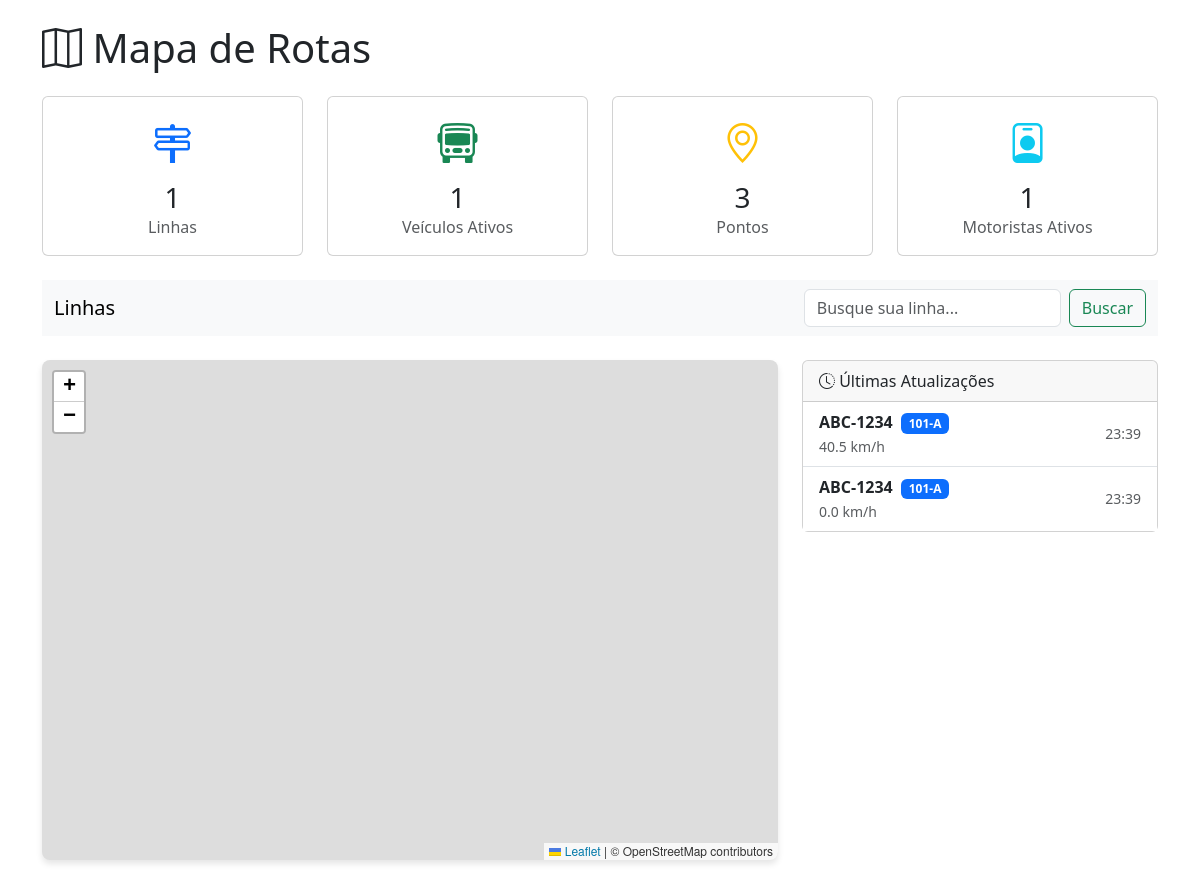
/src/page_inicial.php, run on the app's committed database.
### tables this page shows
CREATE TABLE tblocalizacao_tempo_real (
    id_localizacao INT PRIMARY KEY AUTO_INCREMENT,
    id_veiculo INT NOT NULL,
    latitude DECIMAL(10,6) NOT NULL,
    longitude DECIMAL(10,6) NOT NULL,
    velocidade FLOAT,
    timestamp_atualizacao DATETIME NOT NULL,

     
    FOREIGN KEY (id_veiculo) REFERENCES tbveiculos(id_veiculo)
);

CREATE TABLE tbveiculos(
    id_veiculo INT PRIMARY KEY AUTO_INCREMENT,
    placa VARCHAR(10) UNIQUE NOT NULL,
    id_linha INT,
    capacidade INT,

     
    FOREIGN KEY (id_linha) REFERENCES tblinhas(id_linha)
);

CREATE TABLE tblinhas (
    id_linha INT PRIMARY KEY AUTO_INCREMENT,
    codigo VARCHAR(20) UNIQUE NOT NULL,
    nome VARCHAR(100) NOT NULL,
    operadora VARCHAR(100)
);

### src/page_inicial.php (the view, shortened to what this page needs)
<?php
include '../connections/db_connect.php';
function queryValue($conn, $sql) {
    return $conn->query($sql)->fetch_assoc()['t'] ?? 0;
}
$stats = [
    'linhas'            => queryValue($conn, "SELECT COUNT(*) AS t FROM tblinhas"),
    'veiculos_ativos'   => queryValue($conn, "SELECT COUNT(*) AS t FROM tbveiculos"),
    'pontos'            => queryValue($conn, "SELECT COUNT(*) AS t FROM tbpontos"),
    'motoristas_ativos' => queryValue($conn, "SELECT COUNT(*) AS t FROM tbmotoristas"),
];
$sqlLocal = "SELECT l.*, v.placa, lin.codigo AS linha_codigo
             FROM tblocalizacao_tempo_real l
             JOIN tbveiculos v ON l.id_veiculo = v.id_veiculo
             LEFT JOIN tblinhas lin ON v.id_linha = lin.id_linha
             ORDER BY l.timestamp_atualizacao DESC
             LIMIT 5
";
$localizacoes = $conn->query($sqlLocal)->fetch_all(MYSQLI_ASSOC);
?>
<!DOCTYPE html>
<html lang="pt-br">
<head>
    <link rel="stylesheet" href="../css/meu_estilo.css">
    <link rel="stylesheet" href="../css/fonts.css">
    <link rel="stylesheet" href="../css/bootstrap.css">
    <link rel="stylesheet" href="../css/bootstrap-icons.css">
    <link rel="stylesheet" href="https://unpkg.com/leaflet@1.9.4/dist/leaflet.css" />
    <link rel="stylesheet" href="https://unpkg.com/leaflet-routing-machine@latest/dist/leaflet-routing-machine.css" />
</head>
<body>
    <main class="container py-4">
        <h1 class="mb-4"><i class="bi bi-map"></i> Mapa de Rotas</h1>
        <div class="row g-4 mb-4">
            <div class="col-sm-6 col-xl-3">
                <div class="card text-center">
                    <div class="card-body">
                        <i class="bi bi-signpost-2 fs-1 text-primary"></i>
                        <h3 class="mt-2 mb-0"><?php echo $stats['linhas']; ?></h3>
                        <p class="text-muted mb-0">Linhas</p>
                    </div>
                </div>
            </div>
            <div class="col-sm-6 col-xl-3">
                <div class="card text-center">
                    <div class="card-body">
                        <i class="bi bi-bus-front fs-1 text-success"></i>
                        <h3 class="mt-2 mb-0"><?php echo $stats['veiculos_ativos']; ?></h3>
                        <p class="text-muted mb-0">Veículos Ativos</p>
                    </div>
                </div>
            </div>
            <div class="col-sm-6 col-xl-3">
                <div class="card text-center">
                    <div class="card-body">
                        <i class="bi bi-geo-alt fs-1 text-warning"></i>
                        <h3 class="mt-2 mb-0"><?php echo $stats['pontos']; ?></h3>
                        <p class="text-muted mb-0">Pontos</p>
                    </div>
                </div>
            </div>
            <div class="col-sm-6 col-xl-3">
                <div class="card text-center">
                    <div class="card-body">
                        <i class="bi bi-person-badge fs-1 text-info"></i>
                        <h3 class="mt-2 mb-0"><?php echo $stats['motoristas_ativos']; ?></h3>
                        <p class="text-muted mb-0">Motoristas Ativos</p>
                    </div>
                </div>
            </div>
        </div>
        <nav class="navbar bg-body-tertiary mb-4">
            <div class="container-fluid">
                <a class="navbar-brand">Linhas</a>
                <form class="d-flex" role="search">
                    <input class="form-control me-2" type="search" placeholder="Busque sua linha..." aria-label="Search" />
                    <button class="btn btn-outline-success" type="submit">Buscar</button>
                </form>
            </div>
        </nav>
        <div class="row g-4">
            <div class="col-lg-8">
                <div id="map" style="height: 500px;"></div>
            </div>
            <div class="col-lg-4">
                <div class="card">
                    <div class="card-header">
                        <i class="bi bi-clock-history"></i> Últimas Atualizações
                    </div>
                    <div class="card-body p-0">
                        <ul class="list-group list-group-flush">
                            <?php if (empty($localizacoes)): ?>
                            <li class="list-group-item text-center text-muted py-4">
                                Nenhuma localização registrada.
                            </li>
                            <?php else: ?>
                            <?php foreach ($localizacoes as $loc): ?>
                            <li class="list-group-item">
                                <div class="d-flex justify-content-between align-items-center">
                                    <div>
                                        <strong><?php echo $loc['placa']; ?></strong>
                                        <?php if ($loc['linha_codigo']): ?>
                                        <span class="badge bg-primary ms-1"><?php echo $loc['linha_codigo']; ?></span>
                                        <?php endif; ?>
                                        <br>
                                        <small class="text-muted">
                                            <?php echo number_format($loc['velocidade'], 1); ?> km/h
                                        </small>
                                    </div>
                                    <small class="text-muted">
                                        <?php echo date('H:i', strtotime($loc['timestamp_atualizacao'])); ?>
                                    </small>
                                </div>
                            </li>
                            <?php endforeach; ?>
                            <?php endif; ?>
                        </ul>
                    </div>
                </div>
            </div>
        </div>
    </main>
</body>
</html>

### css/meu_estilo.css (style rules this page uses)
#map { height: 600px; width: 100%; border-radius: 8px; box-shadow: 0 4px 6px rgba(0, 0, 0, 0.1); }

### data on the page
tblocalizacao_tempo_real: id_veiculo.placa "ABC-1234", tblinhas.codigo "101-A", velocidade "40.5", timestamp_atualizacao "23:39"
tblocalizacao_tempo_real: id_veiculo.placa "ABC-1234", tblinhas.codigo "101-A", velocidade "0.0", timestamp_atualizacao "23:39"

### other printed values
$stats['linhas'] "1"
$stats['veiculos_ativos'] "1"
$stats['pontos'] "3"
$stats['motoristas_ativos'] "1"
